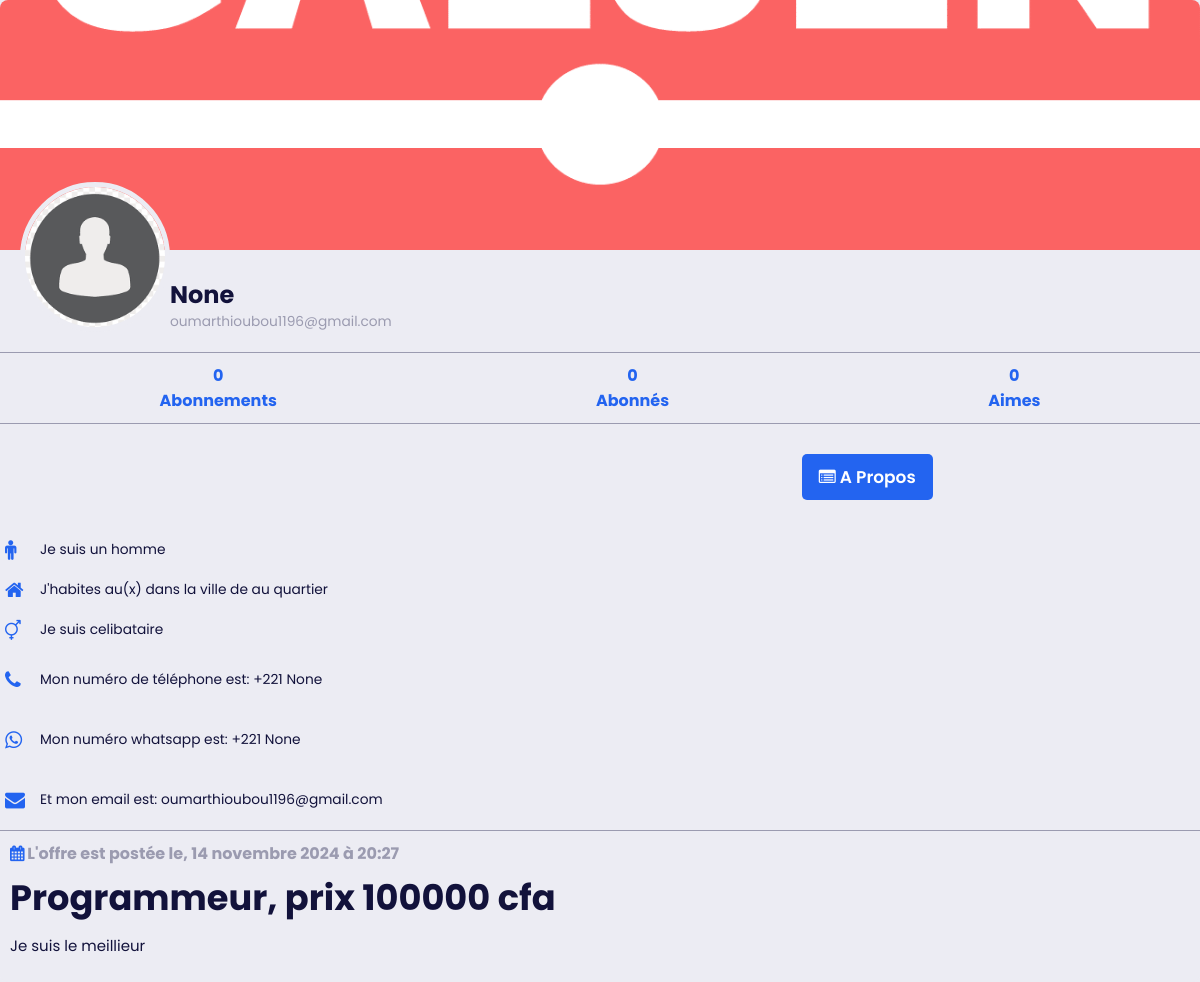
Before: /annonce/3/ with the older database file.
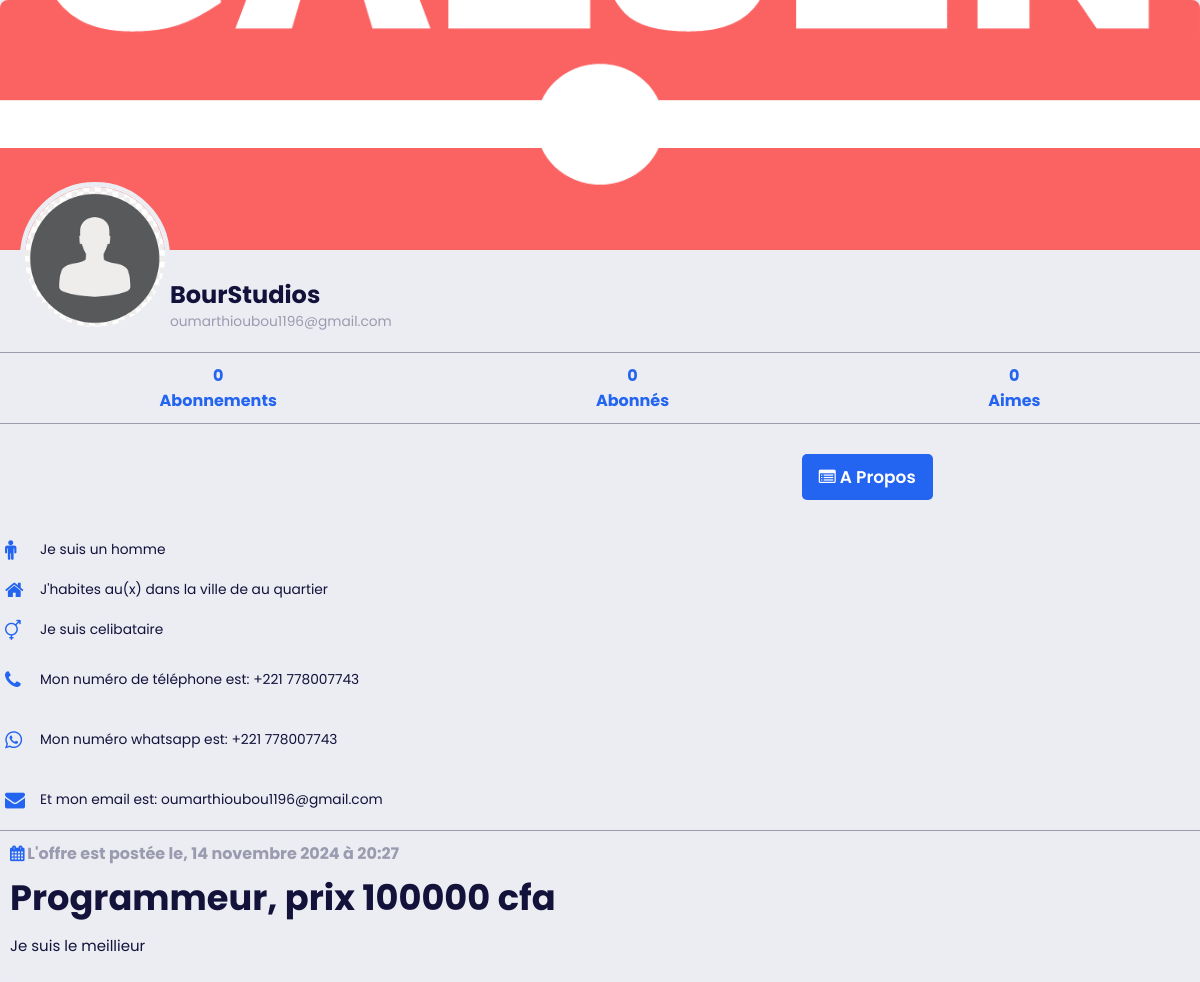
After: the same page with the newer database file.
### galsen/models.py (models this page shows, shortened)
class Annonce(models.Model):
    user = models.ForeignKey(CustomUser, on_delete=models.CASCADE)
    image = models.ImageField(upload_to='annonce/')
    contenu_text = models.TextField()
    service = models.CharField(max_length=255, null=True, blank=True)
    prix = models.DecimalField(max_digits=10, decimal_places=0)
    date_creation = models.DateTimeField(auto_now_add=True)

class AbstractUser(BaseAbstractUser):
    groups = models.ManyToManyField(Group, related_name='customuser_set', blank=True)
    user_permissions = models.ManyToManyField(Permission, related_name='customuser_set', blank=True)

class CustomUser(AbstractUser):
    LANGUE = [
        ('français', 'Français'),
        ('anglais', 'Anglais'),
        ('spagnol', 'Espagnol'),
        ('italien', 'Italien'),
        ('arabe', 'Arabe'),
    ]
    ACCESS = [
        ('autorised', 'Autorisé(e)'),
        ('no_autorised', 'Non autorisé(e)'),
    ]
    ROLES = [
        ('personnel', 'Personnel(le)'),
        ('ecole', 'Ecole'),
        ('entreprise', 'Entreprise'),
    ]
    profile_image = models.ImageField(upload_to='profile_images/', null=True, blank=True)
    banner_image = models.ImageField(upload_to='banner_images/', null=True, blank=True)
    GENRE = [
        ('homme', 'Homme'),
        ('femme', 'Femme'),
    ]
    SITUATION_MATRIMONIALE = [
        ('celibataire', 'Célibataire'),
        ('marie', 'Marié(e)'),
        ('fiance', 'Fiancé(e)'),
        ('divorce', 'Divorcé(e)'),
    ]
    marque_dispositif = models.CharField(max_length=255, null=True, blank=True)
    metier = models.CharField(max_length=150, null=True, blank=True)
    etablissement = models.CharField(max_length=255, null=True, blank=True)
    pays = models.CharField(max_length=50, null=True, blank=True)
    ville = models.CharField(max_length=50, null=True, blank=True)
    quartier = models.CharField(max_length=50, null=True, blank=True)
    langue = models.CharField(max_length=255, null=True, blank=True)
    birthday = models.DateField(null=True, blank=True)
    indicatif_pays = models.CharField(max_length=15, null=True, blank=True)
    number_phone = models.CharField(max_length=15, null=True, blank=True)
    number_whatsapp = models.CharField(max_length=15, null=True, blank=True)
    number_telegram = models.CharField(max_length=15, null=True, blank=True)
    instagram_link = models.URLField(null=True, blank=True)
    twitter_link = models.URLField(null=True, blank=True)
    youtube_link = models.URLField(null=True, blank=True)
    website_link = models.URLField(null=True, blank=True)
    langue = models.CharField(max_length=255, choices=LANGUE, default='français')
    rôle = models.CharField(max_length=255, choices=ROLES, default='personnel')
    access = models.CharField(max_length=255, choices=ACCESS, default='no_autorised')
    genre = models.CharField(max_length=255, choices=GENRE, default='homme')
    situation_matrimoniale = models.CharField(max_length=20, choices=SITUATION_MATRIMONIALE, default='celibataire')
    followers = models.ManyToManyField('self', symmetrical=False, related_name='following_users', blank=True)
    def total_likes_received(self):
        total_likes = 0
        for post in self.post_set.all():
            total_likes += post.like_post.count()
        return total_likes

class AbstractUser(BaseAbstractUser):
    groups = models.ManyToManyField(Group, related_name='customuser_set', blank=True)
    user_permissions = models.ManyToManyField(Permission, related_name='customuser_set', blank=True)

class Post(models.Model):
    user = models.ForeignKey(CustomUser, on_delete=models.CASCADE)
    video = models.FileField(upload_to='post_videos/')
    contenu_post = models.TextField()
    tag_post = models.CharField(max_length=255)
    session_info = models.CharField(max_length=255, null=True, blank=True)
    date_creation_post = models.DateTimeField(auto_now_add=True)
    like_post = models.ManyToManyField(CustomUser, blank=True, related_name="likes")
    dislike = models.ManyToManyField(CustomUser, blank=True, related_name='dislikes')
    shared_boby = models.TextField(blank=True, null=True)
    share_on = models.DateTimeField(blank=True, null=True)
    shared_user = models.ForeignKey(CustomUser, on_delete=models.CASCADE, null=True, blank=True, related_name='+')
    class Meta:
        ordering = ['-date_creation_post', '-share_on']

### galsen/views.py (the view)
# urls.py: path('annonce/<int:annonce_id>/', annonce_detail, name='annonce_detail'),
def annonce_detail(request, annonce_id):
    annonce = get_object_or_404(Annonce, pk=annonce_id)
    return render(request, 'Details/annonce.html', {'annonce': annonce})

### galsen/templates/Details/annonce.html (shortened to what this page needs)
{% load static %}
<!DOCTYPE html>
<html lang="en">
<head>
    <link rel="stylesheet" href="{% static 'assets/icones/font-awesome/css/font-awesome.css' %}">
    <link rel="stylesheet" href="{% static 'assets/icones/font-awesome/css/font-awesome.min.css' %}">
    <link rel="stylesheet" href="{% static 'assets/ressources/styles/profil.css' %}">
    <link rel="stylesheet" href="{% static 'assets/ressources/styles/contenu.css' %}">
    <link rel="stylesheet" href="{% static 'assets/ressources/styles/boutique-slide.css' %}">
    <link rel="stylesheet" href="{% static 'assets/ressources/styles/theme.css' %}">
    <link rel="stylesheet" href="{% static 'assets/ressources/styles/lightbox.min.css' %}">
</head>
<body>
    <div class="profile-container">
        <div class="banner-job">
            {% if annonce.user.banner_image and annonce.user.banner_image.url %}
                    <a href="{{ annonce.user.banner_image.url }}" data-lightbox="mygallery">
                        <img src="{{ annonce.user.banner_image.url }}">
                    </a>
                {% else %}
                    <img src="{% static 'assets/default/user.png' %}">
            {% endif %}
        </div>
        <div class="profile-section">
            <div class="profile-pic">
                    {% if annonce.user.profil_image and annonce.user.profil_image.url %}
                        <a href="{{ annonce.user.profile_image.url }}" data-lightbox="mygallery">
                            <img src="{{ annonce.user.profile_image.url }}">
                        </a>
                        {% else %}
                            <img src="{% static 'assets/default/user.png' %}">
                    {% endif %}
            </div>
            <div class="profile-info">
                <h1>
                    {% if annonce.user.rôle == "personnel" %}
                        {{ annonce.user.first_name }} {{ annonce.user.last_name }}
                    {% else %}
                        {{ annonce.user.etablissement }}
                    {% endif %}
                </h1>
                <p>{{ annonce.user.email }}</p>
            </div>
        </div>
        <div class="profile-nav">
          <ul>
            <li><a href="#"><span>{{ annonce.user.following_users.count }}</span>Abonnements</a></li>
            <li><a href="#"><span>{{ annonce.user.followers.count }}</span>Abonnés</a></li>
            <li><a href="#"><span>{{ annonce.user.total_likes_received }}</span>Aimes</a></li>
          </ul>
        </div>
        <div class="profile-content">
            <div class="buttons-1">
                <a href="{% url 'a_propos_detail' user_id=annonce.user.id %}" class="button"> <i class="fa fa-list-alt"></i> A Propos </a>
            </div>
            <ul class="status">
                <li>
                    {% if annonce.user.genre == "homme" %}
                        <i class="fa fa-male primary"></i>
                        <p>Je suis un
                            <span>{{ annonce.user.genre }}</span>
                        </p>
                    {% elif user.genre == "femme" %}
                        <i class="fa fa-female primary"></i>
                        <p>Je suis une
                            <span>{{ annonce.user.genre }}</span>
                        </p>
                    {% else %}
                        <p>Genre non spécifié</p>
                    {% endif %}
                </li>
                <li>
                    <i class="fa fa-home primary"></i>
                    <p>J'habites au(x)
                         dans la ville de
                         au quartier
                     </p>
                </li>
                <li>
                    <i class="fa fa-transgender primary"></i>
                    <p>Je suis
                        <span>{{ annonce.user.situation_matrimoniale }}</span>
                     </p>
                </li>
                <li>
                    <a href="tel:+{{ job.user.indicatif_pays }}{{ annonce.user.number_phone }}">
                        <i class="fa fa-phone primary"></i>
                        <p>Mon numéro de téléphone est:
                            <span>+{{ annonce.user.indicatif_pays }} {{ annonce.user.number_phone }}</span>
                        </p>
                    </a>
                </li>
                <li>
                    <a href="https://wa.me/+{{ annonce.user.indicatif_pays }}{{ annonce.user.number_whatsapp }}">
                        <i class="fa fa-whatsapp primary"></i>
                        <p>Mon numéro whatsapp est:
                            <span>+{{ annonce.user.indicatif_pays }} {{ annonce.user.number_whatsapp }}</span>
                        </p>
                    </a>
                </li>
                <li>
                    <a href="mailto:{{ job.user.email }}">
                        <i class="fa fa-envelope primary"></i>
                        <p>Et mon email est:
                            <span>{{ annonce.user.email }}</span>
                        </p>
                    </a>
                </li>
            </ul>
            <div class="job-content">
                <div class="job-infos-date">
                    <h4>
                        <span>
                            <i class="fa fa-calendar primary"></i> L'offre est postée le, {{ annonce.date_creation|date:"d F Y à H:i" }}
                        </span>
                    </h4>
                </div>
                <div class="job-title">
                    <h1>
                        {{ annonce.service|safe }}, prix {{ annonce.prix }} cfa
                    </h1>
                </div>
                <div class="job-description">
                    <p>
                        {{ annonce.contenu_text|safe }}
                    </p>
                </div>
            </div>
        </div>
    </div>
</body>
</html>

### galsen/static/assets/ressources/styles/profil.css (style rules this page uses)
:root { --header-height: 3rem; --body-font: 'Open Sans', sans-serif; --h1-font-size: 1.5rem; --normal-font-size: .938rem; --tiny-font-size: .625rem; --z-tooltip: 10; --z-fixed: 100; }
:root { --first-color: #3b3bbf; --title-color: #363949; --text-color: #0a0a0a; --text-color-light: #9b9bb0; --container-color: #fff; --body-color: #f6f6f9; --color-danger: hsl(0, 95%, 65%); --color-primary-light: 0 0.8rem 0.8rem rgba(71, 7, 234, 0.2); --color-danger-light: 0 0.8rem 0.8rem rgba(255, 67, 54, 0.2); --color-success-light: 0 0.8rem 0.8rem rgba(34, 202, 75, 0.2); --color-purple-light: 0 0.8rem 0.8rem rgba(160, 99, 245, 0.2); --border-radius: 2rem; --card-border-radius: 1rem; --btn-padding: 0.6rem 2rem; --search-padding: 0.6rem 1rem; --card-padding: 1rem; --sticky-top-left: 5.4rem; --sticky-top-right: -18rem }
*, *::before, *::after { padding: 0; outline: 0; box-sizing: border-box; text-decoration: none; list-style: none; border: none; }
* { margin: 0; padding: 0; box-sizing: border-box; font-family: 'Poppins', sans-serif; }
html { scroll-behavior: smooth; }
body { font-family: "Poppins", sans-serif; color: var(--title-color); background: var(--body-color); overflow-x: hidden; }
h1 { font-size: 2.2rem; }
h4 { font-size: 1rem; }
p { font-size: 00.86rem; color: var(--title-color); }
.primary { color: #2364f0; }
* { margin: 0; padding: 0; box-sizing: border-box; }
body { font-family: Arial, sans-serif; background-color: var(--body-color); }
.profile-container { width: 100%; max-width: 1200px; margin: auto; background-color: var(--body-color); border-radius: 8px; overflow: hidden; }
.banner img, .banner-job img { width: 100%; height: 250px; object-fit: cover; }
.profile-section { display: flex; align-items: center; padding: 20px; position: relative; }
.profile-pic { width: 150px; height: 150px; border-radius: 50%; overflow: hidden; border: 5px solid var(--body-color); position: absolute; top: -75px; left: 20px; }
.profile-pic img { width: 100%; height: 100%; object-fit: cover; }
.profile-info { width: 100%; margin-left: 150px; }
.profile-info h1 { font-size: 24px; color: var(--title-color); }
.profile-info p { color: var(--text-color-light); }
.profile-nav { border-top: 1px solid var(--text-color-light); border-bottom: 1px solid var(--text-color-light); background-color: var(--body-color); }
.profile-nav ul { display: flex; list-style-type: none; padding: 10px 0; justify-content: space-around; }
.profile-nav ul li a { display: grid; text-align: center; text-decoration: none; color: #2364f0; font-weight: bold; }
.buttons-1 { margin: 15px 0; display: flex; list-style-type: none; padding: 15px 0; justify-content: space-around; }
.buttons-1 .button { padding: 10px 17px; font-size: 17px; border: none; text-decoration: none; text-transform: capitalize; background: #2364f0; border-radius: 5px; color: #fff; font-weight: 600; transition: all 0.1s; }
.status { border-bottom: 1px solid var(--text-color-light); }
.status li, .status li a { display: flex; align-items: center; list-style-type: none; padding: 10px 0; }
.status li a { transition: all 0.1s; }
.status li i { width: 30px; font-size: 20px; margin-left: 5px; }
.status li p { margin-left: 5px; color: var(--title-color); }

### galsen/static/assets/ressources/styles/theme.css (style rules this page uses)
html, body, body.dark-theme { overflow-x: hidden; }

Changed rows visible on the page:
changed through a linked row, Annonce "Programmeur": user.etablissement "None" → "BourStudios"; user.number_phone "None" → "778007743"; user.number_whatsapp "None" → "778007743"
